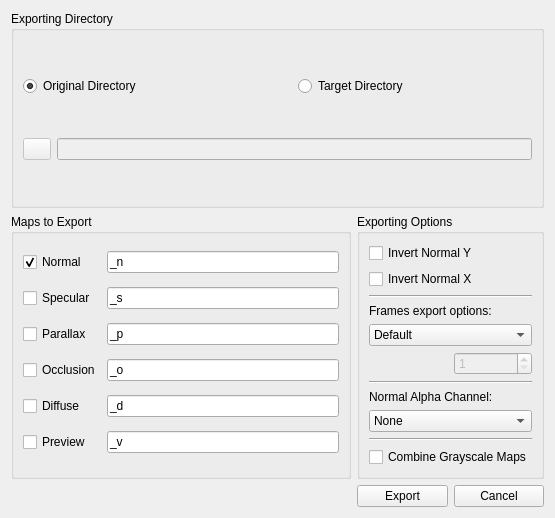
<?xml version="1.0" encoding="UTF-8"?>
<ui version="4.0">
 <class>ExportWidget</class>
 <widget class="QWidget" name="ExportWidget">
  <property name="geometry">
   <rect>
    <x>0</x>
    <y>0</y>
    <width>555</width>
    <height>518</height>
   </rect>
  </property>
  <property name="windowTitle">
   <string>Export</string>
  </property>
  <layout class="QGridLayout" name="gridLayout_4">
   <item row="0" column="0" colspan="3">
    <widget class="QGroupBox" name="groupBox_2">
     <property name="title">
      <string>Exporting Directory</string>
     </property>
     <layout class="QGridLayout" name="gridLayout_2">
      <item row="0" column="0" colspan="2">
       <widget class="QRadioButton" name="radioButtonOriginalPos">
        <property name="text">
         <string>Original Directory</string>
        </property>
        <property name="checked">
         <bool>true</bool>
        </property>
       </widget>
      </item>
      <item row="0" column="2">
       <widget class="QRadioButton" name="radioButtonTargetPos">
        <property name="text">
         <string>Target Directory</string>
        </property>
       </widget>
      </item>
      <item row="1" column="0">
       <widget class="QPushButton" name="pushButtonExportDirectory">
        <property name="enabled">
         <bool>false</bool>
        </property>
        <property name="maximumSize">
         <size>
          <width>28</width>
          <height>28</height>
         </size>
        </property>
        <property name="text">
         <string/>
        </property>
        <property name="icon">
         <iconset resource="../icons.qrc">
          <normaloff>:/icons/Classic Laigter/custom-icons/open.png</normaloff>:/icons/Classic Laigter/custom-icons/open.png</iconset>
        </property>
       </widget>
      </item>
      <item row="1" column="1" colspan="2">
       <widget class="QLineEdit" name="lineEdit">
        <property name="enabled">
         <bool>false</bool>
        </property>
       </widget>
      </item>
     </layout>
    </widget>
   </item>
   <item row="1" column="0">
    <widget class="QGroupBox" name="groupBox">
     <property name="title">
      <string>Maps to Export</string>
     </property>
     <layout class="QGridLayout" name="gridLayout">
      <item row="0" column="0">
       <widget class="QCheckBox" name="checkBoxNormal">
        <property name="text">
         <string>Normal</string>
        </property>
        <property name="checked">
         <bool>true</bool>
        </property>
       </widget>
      </item>
      <item row="0" column="1">
       <widget class="QLineEdit" name="lineEditNormalPostfix">
        <property name="text">
         <string>_n</string>
        </property>
        <property name="placeholderText">
         <string/>
        </property>
       </widget>
      </item>
      <item row="1" column="0">
       <widget class="QCheckBox" name="checkBoxSpecular">
        <property name="text">
         <string>Specular</string>
        </property>
       </widget>
      </item>
      <item row="1" column="1">
       <widget class="QLineEdit" name="lineEditSpecularPostfix">
        <property name="text">
         <string>_s</string>
        </property>
        <property name="placeholderText">
         <string/>
        </property>
       </widget>
      </item>
      <item row="2" column="0">
       <widget class="QCheckBox" name="checkBoxParallax">
        <property name="text">
         <string>Parallax</string>
        </property>
       </widget>
      </item>
      <item row="2" column="1">
       <widget class="QLineEdit" name="lineEditParallaxPostfix">
        <property name="text">
         <string>_p</string>
        </property>
        <property name="placeholderText">
         <string/>
        </property>
       </widget>
      </item>
      <item row="3" column="0">
       <widget class="QCheckBox" name="checkBoxOcclusion">
        <property name="text">
         <string>Occlusion</string>
        </property>
       </widget>
      </item>
      <item row="3" column="1">
       <widget class="QLineEdit" name="lineEditOcclusionPostFix">
        <property name="text">
         <string>_o</string>
        </property>
        <property name="placeholderText">
         <string/>
        </property>
       </widget>
      </item>
      <item row="4" column="0">
       <widget class="QCheckBox" name="checkBoxDiffuse">
        <property name="text">
         <string>Diffuse</string>
        </property>
       </widget>
      </item>
      <item row="4" column="1">
       <widget class="QLineEdit" name="lineEditDiffusePostFix">
        <property name="text">
         <string>_d</string>
        </property>
        <property name="placeholderText">
         <string/>
        </property>
       </widget>
      </item>
      <item row="5" column="0">
       <widget class="QCheckBox" name="checkBoxPreview">
        <property name="text">
         <string>Preview</string>
        </property>
       </widget>
      </item>
      <item row="5" column="1">
       <widget class="QLineEdit" name="lineEditPreviewPostfix">
        <property name="text">
         <string>_v</string>
        </property>
        <property name="placeholderText">
         <string/>
        </property>
       </widget>
      </item>
     </layout>
    </widget>
   </item>
   <item row="1" column="1" colspan="2">
    <widget class="QGroupBox" name="groupBox_3">
     <property name="title">
      <string>Exporting Options</string>
     </property>
     <layout class="QGridLayout" name="gridLayout_3">
      <item row="0" column="0" colspan="2">
       <widget class="QCheckBox" name="checkBoxInvertY">
        <property name="text">
         <string>Invert Normal Y</string>
        </property>
       </widget>
      </item>
      <item row="1" column="0" colspan="2">
       <widget class="QCheckBox" name="checkBoxInvertX">
        <property name="text">
         <string>Invert Normal X</string>
        </property>
       </widget>
      </item>
      <item row="2" column="0" colspan="2">
       <widget class="Line" name="line">
        <property name="orientation">
         <enum>Qt::Horizontal</enum>
        </property>
       </widget>
      </item>
      <item row="3" column="0" colspan="2">
       <widget class="QLabel" name="label_2">
        <property name="text">
         <string>Frames export options:</string>
        </property>
       </widget>
      </item>
      <item row="4" column="0" colspan="2">
       <widget class="QComboBox" name="AnimationComboBox">
        <item>
         <property name="text">
          <string>Default</string>
         </property>
        </item>
        <item>
         <property name="text">
          <string>Horizontal Strip</string>
         </property>
        </item>
        <item>
         <property name="text">
          <string>Vertical Strip</string>
         </property>
        </item>
        <item>
         <property name="text">
          <string>Fixed Rows</string>
         </property>
        </item>
        <item>
         <property name="text">
          <string>Fixed Columns</string>
         </property>
        </item>
        <item>
         <property name="text">
          <string>Separate Images</string>
         </property>
        </item>
       </widget>
      </item>
      <item row="5" column="0">
       <widget class="QLabel" name="labelFrames">
        <property name="enabled">
         <bool>false</bool>
        </property>
        <property name="text">
         <string/>
        </property>
       </widget>
      </item>
      <item row="5" column="1">
       <widget class="QSpinBox" name="spinBoxFrames">
        <property name="enabled">
         <bool>false</bool>
        </property>
        <property name="minimum">
         <number>1</number>
        </property>
       </widget>
      </item>
      <item row="6" column="0" colspan="2">
       <widget class="Line" name="line_3">
        <property name="orientation">
         <enum>Qt::Horizontal</enum>
        </property>
       </widget>
      </item>
      <item row="7" column="0" colspan="2">
       <widget class="QLabel" name="label">
        <property name="toolTip">
         <string>Embed the selected texture map in the alpha channel of the exported normal map image.</string>
        </property>
        <property name="text">
         <string>Normal Alpha Channel:</string>
        </property>
       </widget>
      </item>
      <item row="8" column="0" colspan="2">
       <widget class="QComboBox" name="comboBoxNormalAlpha">
        <item>
         <property name="text">
          <string>None</string>
         </property>
        </item>
        <item>
         <property name="text">
          <string>Specular</string>
         </property>
        </item>
        <item>
         <property name="text">
          <string>Parallax</string>
         </property>
        </item>
        <item>
         <property name="text">
          <string>Occlusion</string>
         </property>
        </item>
       </widget>
      </item>
      <item row="9" column="0" colspan="2">
       <widget class="Line" name="line_2">
        <property name="orientation">
         <enum>Qt::Horizontal</enum>
        </property>
       </widget>
      </item>
      <item row="10" column="0" colspan="2">
       <widget class="QCheckBox" name="checkBoxCombinedMaps">
        <property name="toolTip">
         <string>This Option will export Specular, Parallax, and Occlusion maps in a single RGB image.</string>
        </property>
        <property name="text">
         <string>Combine Grayscale Maps</string>
        </property>
       </widget>
      </item>
     </layout>
    </widget>
   </item>
   <item row="2" column="0">
    <spacer name="horizontalSpacer">
     <property name="orientation">
      <enum>Qt::Horizontal</enum>
     </property>
     <property name="sizeHint" stdset="0">
      <size>
       <width>263</width>
       <height>20</height>
      </size>
     </property>
    </spacer>
   </item>
   <item row="2" column="1">
    <widget class="QPushButton" name="pushButton">
     <property name="text">
      <string>Export</string>
     </property>
    </widget>
   </item>
   <item row="2" column="2">
    <widget class="QPushButton" name="pushButton_2">
     <property name="text">
      <string>Cancel</string>
     </property>
    </widget>
   </item>
  </layout>
 </widget>
 <resources>
  <include location="../icons.qrc"/>
 </resources>
 <connections>
  <connection>
   <sender>radioButtonTargetPos</sender>
   <signal>toggled(bool)</signal>
   <receiver>lineEdit</receiver>
   <slot>setEnabled(bool)</slot>
   <hints>
    <hint type="sourcelabel">
     <x>304</x>
     <y>71</y>
    </hint>
    <hint type="destinationlabel">
     <x>232</x>
     <y>106</y>
    </hint>
   </hints>
  </connection>
  <connection>
   <sender>radioButtonTargetPos</sender>
   <signal>toggled(bool)</signal>
   <receiver>pushButtonExportDirectory</receiver>
   <slot>setEnabled(bool)</slot>
   <hints>
    <hint type="sourcelabel">
     <x>304</x>
     <y>71</y>
    </hint>
    <hint type="destinationlabel">
     <x>57</x>
     <y>105</y>
    </hint>
   </hints>
  </connection>
 </connections>
</ui>
